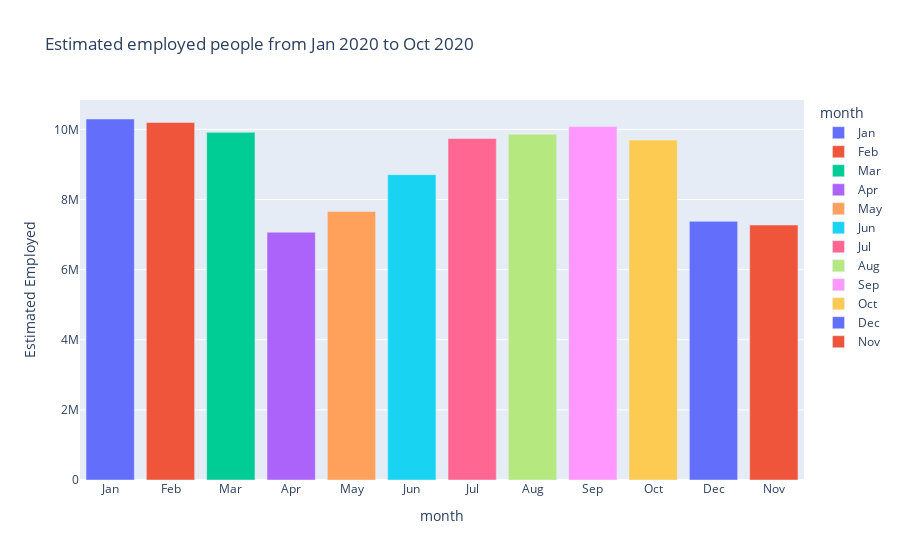

Notebook cell for this chart:
### Code cell
import plotly.express as px
fig = px.bar(data,x='month',y='Estimated Employed',color='month',
            category_orders ={'month':['Jan','Feb','Mar','Apr','May','Jun','Jul','Aug','Sep','Oct']},
            title='Estimated employed people from Jan 2020 to Oct 2020')
fig.show()

### Figure 1 — Plotly figure (JSON) as saved in the notebook; plotly's stock layout.template omitted (floating-point values rounded to 4 significant figures)
{"data": [{"alignmentgroup": "True", "hovertemplate": "month=%{x}<br>Estimated Employed=%{y}<extra></extra>", "legendgroup": "Jan", "marker": {"color": "#636efa", "pattern": {"shape": ""}}, "name": "Jan", "offsetgroup": "Jan", "orientation": "v", "showlegend": true, "textposition": "auto", "type": "bar", "x": ["Jan"], "xaxis": "x", "y": [10300000.0], "yaxis": "y"}, {"alignmentgroup": "True", "hovertemplate": "month=%{x}<br>Estimated Employed=%{y}<extra></extra>", "legendgroup": "Feb", "marker": {"color": "#EF553B", "pattern": {"shape": ""}}, "name": "Feb", "offsetgroup": "Feb", "orientation": "v", "showlegend": true, "textposition": "auto", "type": "bar", "x": ["Feb"], "xaxis": "x", "y": [10200000.0], "yaxis": "y"}, {"alignmentgroup": "True", "hovertemplate": "month=%{x}<br>Estimated Employed=%{y}<extra></extra>", "legendgroup": "Mar", "marker": {"color": "#00cc96", "pattern": {"shape": ""}}, "name": "Mar", "offsetgroup": "Mar", "orientation": "v", "showlegend": true, "textposition": "auto", "type": "bar", "x": ["Mar"], "xaxis": "x", "y": [9917000.0], "yaxis": "y"}, {"alignmentgroup": "True", "hovertemplate": "month=%{x}<br>Estimated Employed=%{y}<extra></extra>", "legendgroup": "Apr", "marker": {"color": "#ab63fa", "pattern": {"shape": ""}}, "name": "Apr", "offsetgroup": "Apr", "orientation": "v", "showlegend": true, "textposition": "auto", "type": "bar", "x": ["Apr"], "xaxis": "x", "y": [7068000.0], "yaxis": "y"}, {"alignmentgroup": "True", "hovertemplate": "month=%{x}<br>Estimated Employed=%{y}<extra></extra>", "legendgroup": "May", "marker": {"color": "#FFA15A", "pattern": {"shape": ""}}, "name": "May", "offsetgroup": "May", "orientation": "v", "showlegend": true, "textposition": "auto", "type": "bar", "x": ["May"], "xaxis": "x", "y": [7657000.0], "yaxis": "y"}, {"alignmentgroup": "True", "hovertemplate": "month=%{x}<br>Estimated Employed=%{y}<extra></extra>", "legendgroup": "Jun", "marker": {"color": "#19d3f3", "pattern": {"shape": ""}}, "name": "Jun", "offsetgroup": "Jun", "orientation": "v", "showlegend": true, "textposition": "auto", "type": "bar", "x": ["Jun"], "xaxis": "x", "y": [8709000.0], "yaxis": "y"}, {"alignmentgroup": "True", "hovertemplate": "month=%{x}<br>Estimated Employed=%{y}<extra></extra>", "legendgroup": "Jul", "marker": {"color": "#FF6692", "pattern": {"shape": ""}}, "name": "Jul", "offsetgroup": "Jul", "orientation": "v", "showlegend": true, "textposition": "auto", "type": "bar", "x": ["Jul"], "xaxis": "x", "y": [9742000.0], "yaxis": "y"}, {"alignmentgroup": "True", "hovertemplate": "month=%{x}<br>Estimated Employed=%{y}<extra></extra>", "legendgroup": "Aug", "marker": {"color": "#B6E880", "pattern": {"shape": ""}}, "name": "Aug", "offsetgroup": "Aug", "orientation": "v", "showlegend": true, "textposition": "auto", "type": "bar", "x": ["Aug"], "xaxis": "x", "y": [9865000.0], "yaxis": "y"}, {"alignmentgroup": "True", "hovertemplate": "month=%{x}<br>Estimated Employed=%{y}<extra></extra>", "legendgroup": "Sep", "marker": {"color": "#FF97FF", "pattern": {"shape": ""}}, "name": "Sep", "offsetgroup": "Sep", "orientation": "v", "showlegend": true, "textposition": "auto", "type": "bar", "x": ["Sep"], "xaxis": "x", "y": [10080000.0], "yaxis": "y"}, {"alignmentgroup": "True", "hovertemplate": "month=%{x}<br>Estimated Employed=%{y}<extra></extra>", "legendgroup": "Oct", "marker": {"color": "#FECB52", "pattern": {"shape": ""}}, "name": "Oct", "offsetgroup": "Oct", "orientation": "v", "showlegend": true, "textposition": "auto", "type": "bar", "x": ["Oct"], "xaxis": "x", "y": [9696000.0], "yaxis": "y"}, {"alignmentgroup": "True", "hovertemplate": "month=%{x}<br>Estimated Employed=%{y}<extra></extra>", "legendgroup": "Dec", "marker": {"color": "#636efa", "pattern": {"shape": ""}}, "name": "Dec", "offsetgroup": "Dec", "orientation": "v", "showlegend": true, "textposition": "auto", "type": "bar", "x": ["Dec"], "xaxis": "x", "y": [7377000.0], "yaxis": "y"}, {"alignmentgroup": "True", "hovertemplate": "month=%{x}<br>Estimated Employed=%{y}<extra></extra>", "legendgroup": "Nov", "marker": {"color": "#EF553B", "pattern": {"shape": ""}}, "name": "Nov", "offsetgroup": "Nov", "orientation": "v", "showlegend": true, "textposition": "auto", "type": "bar", "x": ["Nov"], "xaxis": "x", "y": [7274000.0], "yaxis": "y"}], "layout": {"autosize": true, "barmode": "relative", "legend": {"title": {"text": "month"}, "tracegroupgap": 0}, "title": {"text": "Estimated employed people from Jan 2020 to Oct 2020"}, "xaxis": {"anchor": "y", "autorange": true, "categoryarray": ["Jan", "Feb", "Mar", "Apr", "May", "Jun", "Jul", "Aug", "Sep", "Oct", "Dec", "Nov"], "categoryorder": "array", "domain": [0, 1], "range": [-0.5, 11.5], "title": {"text": "month"}, "type": "category"}, "yaxis": {"anchor": "x", "autorange": true, "domain": [0, 1], "range": [0, 10840000.0], "title": {"text": "Estimated Employed"}, "type": "linear"}}}
